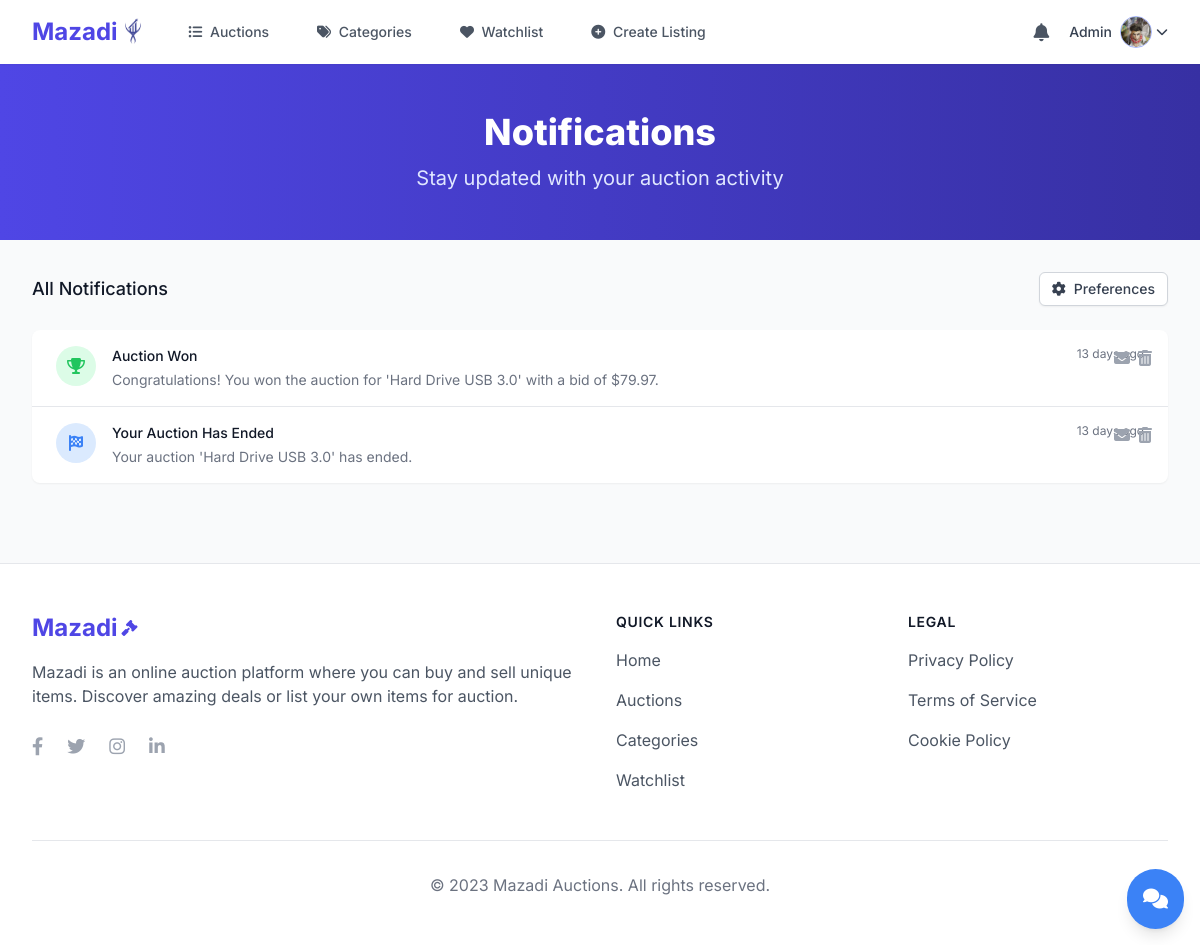
The app's page /notifications/ (signed in), older data.
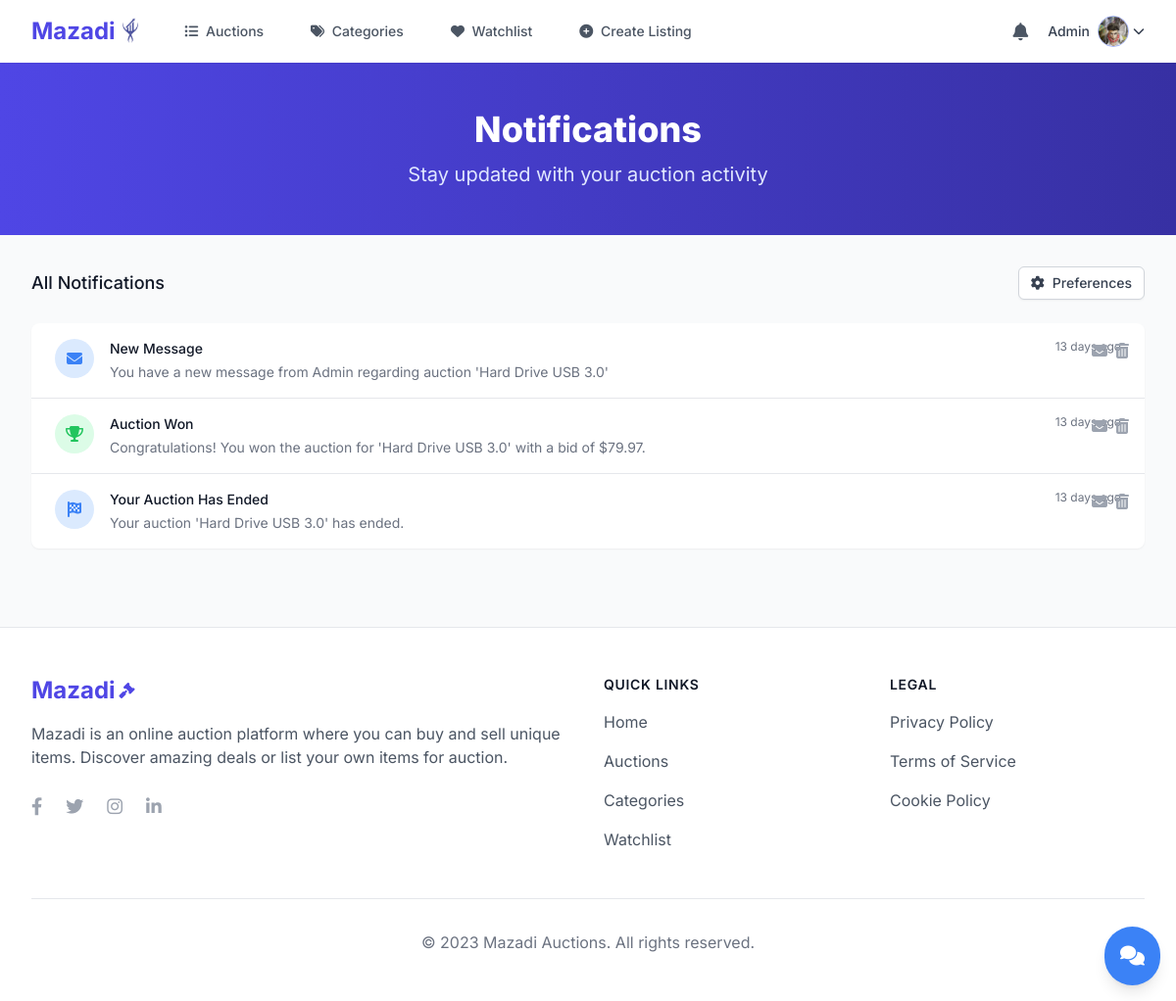
The same page, newer data.
### notifications/models.py (models this page shows, shortened)
class Notification(models.Model):
    TYPE_CHOICES = [
        ('bid', 'New Bid'),
        ('outbid', 'Outbid'),
        ('auction_won', 'Auction Won'),
        ('auction_ended', 'Auction Ended'),
        ('comment', 'New Comment'),
        ('rating', 'New Rating'),
        ('message', 'New Message'),
        ('system', 'System Notification'),
    ]
    LEVEL_CHOICES = [
        ('info', 'Information'),
        ('success', 'Success'),
        ('warning', 'Warning'),
        ('error', 'Error'),
    ]
    user = models.ForeignKey(User, on_delete=models.CASCADE, related_name='notifications')
    title = models.CharField(max_length=100)
    message = models.TextField()
    notification_type = models.CharField(max_length=20, choices=TYPE_CHOICES)
    level = models.CharField(max_length=10, choices=LEVEL_CHOICES, default='info')
    link = models.CharField(max_length=255, blank=True, null=True)
    content_type = models.ForeignKey(ContentType, on_delete=models.CASCADE, null=True, blank=True)
    object_id = models.PositiveIntegerField(null=True, blank=True)
    content_object = GenericForeignKey('content_type', 'object_id')
    is_read = models.BooleanField(default=False)
    is_deleted = models.BooleanField(default=False)
    created_at = models.DateTimeField(auto_now_add=True)
    updated_at = models.DateTimeField(auto_now=True)
    class Meta:
        ordering = ['-created_at']
        indexes = [
            models.Index(fields=['user', 'is_read', 'created_at']),
            models.Index(fields=['notification_type']),
        ]
    @property
    def time_since(self):
        now = timezone.now()
        diff = now - self.created_at
        if diff.days > 0:
            if diff.days == 1:
                return "1 day ago"
            return f"{diff.days} days ago"
    @property
    def icon_class(self):
        icon_map = {
            'bid': 'fa-gavel',
            'outbid': 'fa-arrow-up',
            'auction_won': 'fa-trophy',
            'auction_ended': 'fa-flag-checkered',
            'comment': 'fa-comment',
            'rating': 'fa-star',
            'message': 'fa-envelope',
            'system': 'fa-bell',
        }
        return icon_map.get(self.notification_type, 'fa-bell')
    @property
    def color_class(self):
        color_map = {
            'info': 'text-blue-500',
            'success': 'text-green-500',
            'warning': 'text-yellow-500',
            'error': 'text-red-500',
        }
        return color_map.get(self.level, 'text-gray-500')
    @property
    def bg_color_class(self):
        color_map = {
            'info': 'bg-blue-100',
            'success': 'bg-green-100',
            'warning': 'bg-yellow-100',
            'error': 'bg-red-100',
        }
        return color_map.get(self.level, 'bg-gray-100')

### notifications/views.py (the view)
# urls.py: path('', views.notification_list, name='notification_list'),
@login_required
def notification_list(request):
    notifications = Notification.objects.filter(
        user=request.user,
        is_deleted=False
    ).order_by('-created_at')
    paginator = Paginator(notifications, 10)  # Show 10 notifications per page
    page_number = request.GET.get('page')
    page_obj = paginator.get_page(page_number)
    try:
        preferences = request.user.notification_preferences
    except NotificationPreference.DoesNotExist:
        preferences = NotificationPreference.objects.create(user=request.user)
    context = {
        'page_obj': page_obj,
        'unread_count': get_unread_notification_count(request.user),
        'preferences': preferences,
    }
    return render(request, 'notifications/notification_list.html', context)

### notifications/context_processors.py (called while the page is built)
def notification_count(request):
    if request.user.is_authenticated:
        unread_count = Notification.objects.filter(
            user=request.user,
            is_read=False,
            is_deleted=False
        ).count()
        return {
            'unread_notification_count': unread_count
        }
    return {
        'unread_notification_count': 0
    }

### notifications/utils.py (called while the page is built)
def get_unread_notification_count(user):
    return Notification.objects.filter(user=user, is_read=False, is_deleted=False).count()

### notifications/templates/notifications/notification_list.html (shortened to what the changed rows need)
{% extends "auctions/layout.html" %}
{% load static %}
{% block body %}
<div class="bg-gradient-to-r from-primary-600 to-primary-800 py-12">
    <div class="max-w-7xl mx-auto px-4 sm:px-6 lg:px-8">
        <div class="text-center">
            <h1 class="text-3xl font-extrabold text-white sm:text-4xl">
                Notifications
            </h1>
        </div>
    </div>
</div>
<div class="max-w-7xl mx-auto px-4 sm:px-6 lg:px-8 py-8">
    <div class="bg-white shadow-sm rounded-lg overflow-hidden">
        {% if page_obj %}
            <ul class="divide-y divide-gray-200">
                {% for notification in page_obj %}
                    <li class="{% if not notification.is_read %}bg-blue-50{% endif %} hover:bg-gray-50 transition-colors duration-300">
                        <div class="px-4 py-4 sm:px-6 relative">
                            <div class="absolute top-4 right-4 flex space-x-2">
                                {% if notification.is_read %}
                                    <form action="{% url 'mark_notification_unread' notification.id %}" method="post" class="inline">
                                        <button type="submit" class="text-gray-400 hover:text-gray-500" title="Mark as unread">
                                            <i class="fas fa-envelope"></i>
                                        </button>
                                    </form>
                                {% endif %}
                                <form action="{% url 'delete_notification' notification.id %}" method="post" class="inline">
                                    <button type="submit" class="text-gray-400 hover:text-red-500" title="Delete notification">
                                        <i class="fas fa-trash-alt"></i>
                                    </button>
                                </form>
                            </div>
                            <a href="{% url 'notification_detail' notification.id %}" class="block">
                                <div class="flex items-start">
                                    <div class="flex-shrink-0">
                                        <div class="h-10 w-10 rounded-full flex items-center justify-center {{ notification.bg_color_class }}">
                                            <i class="fas {{ notification.icon_class }} {{ notification.color_class }}"></i>
                                        </div>
                                    </div>
                                    <div class="ml-4 flex-1">
                                        <div class="flex justify-between">
                                            <p class="text-sm font-medium text-gray-900">{{ notification.title }}</p>
                                            <p class="text-xs text-gray-500">{{ notification.time_since }}</p>
                                        </div>
                                        <p class="text-sm text-gray-500 mt-1">{{ notification.message }}</p>
                                    </div>
                                </div>
                            </a>
                        </div>
                    </li>
                {% endfor %}
            </ul>
        {% endif %}
    </div>
</div>
{% endblock %}

Row changes from the older to the newer data that the page shows:
added Notification: is_read True (drawn), title "New Message", time_since "13 days ago", message "You have a new message from Admin regarding auction 'Hard Drive USB 3.0'"
